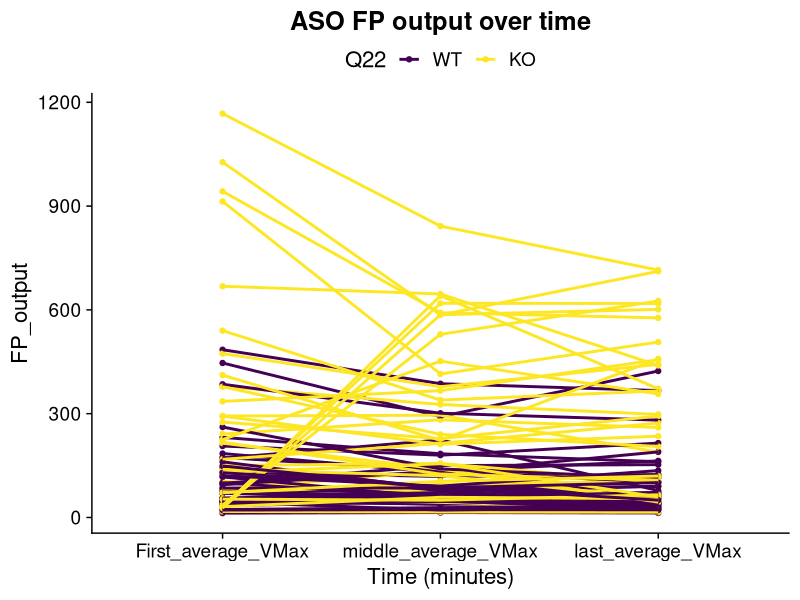
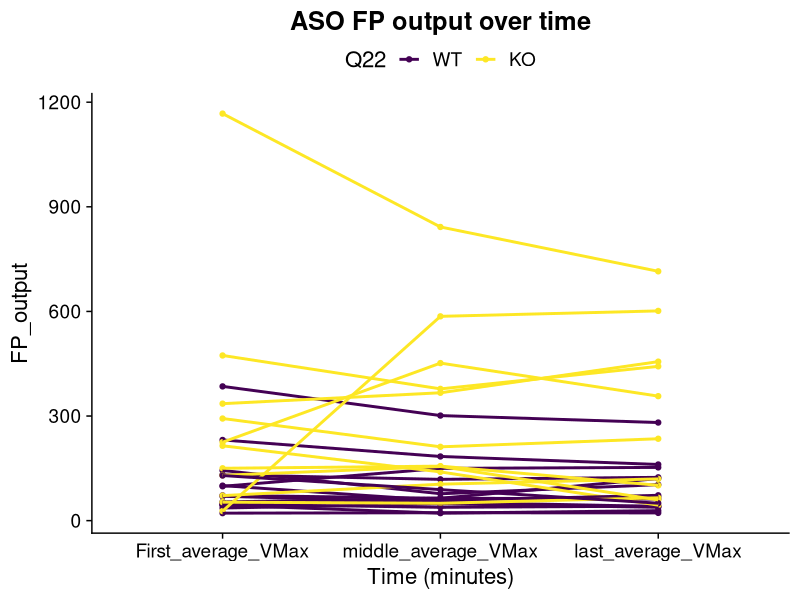
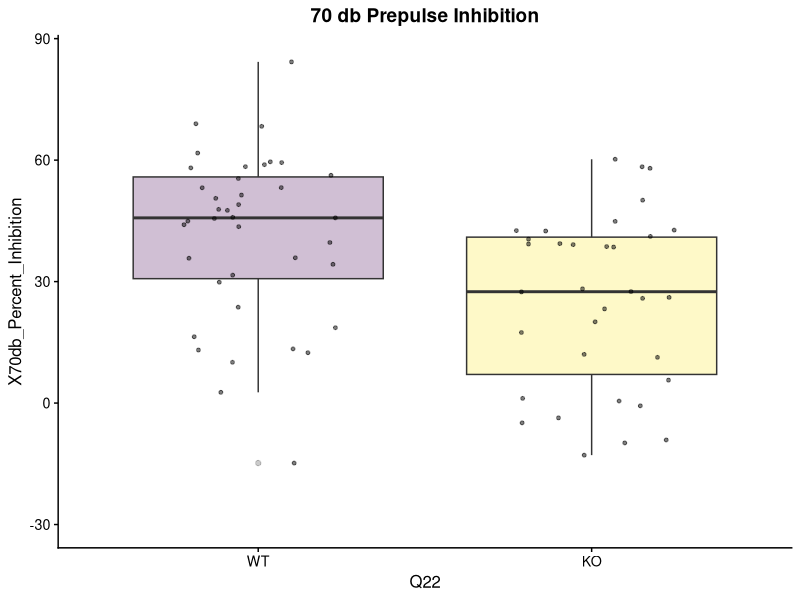
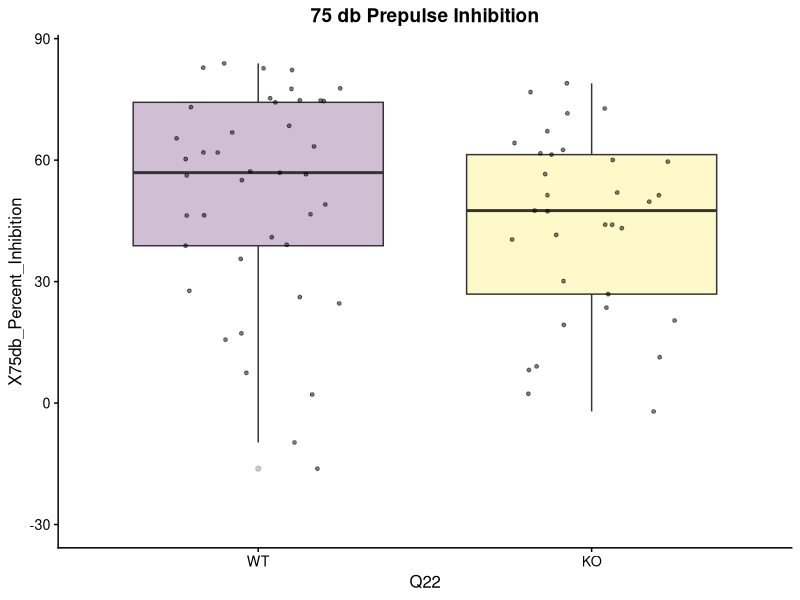
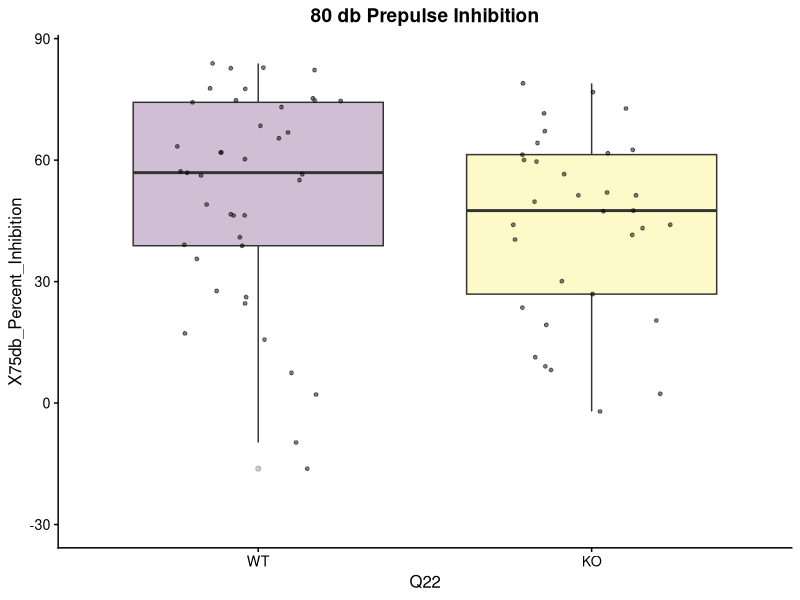
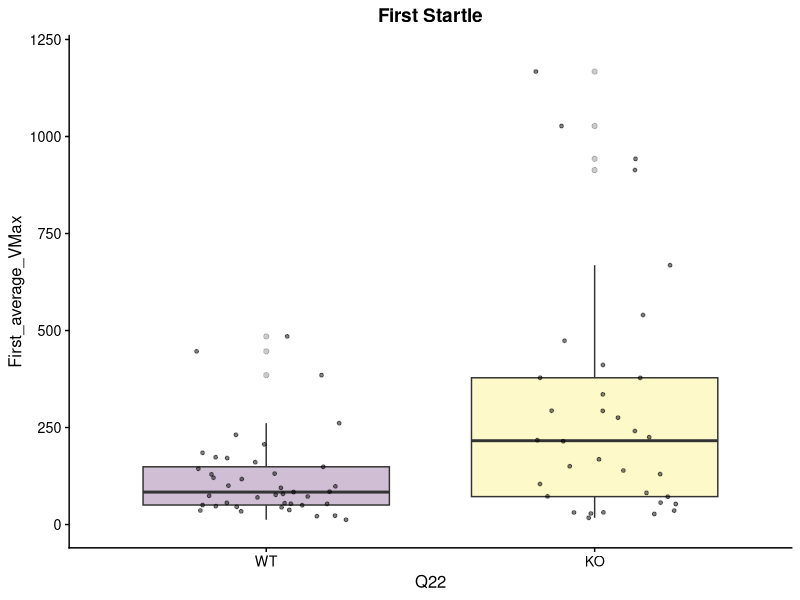
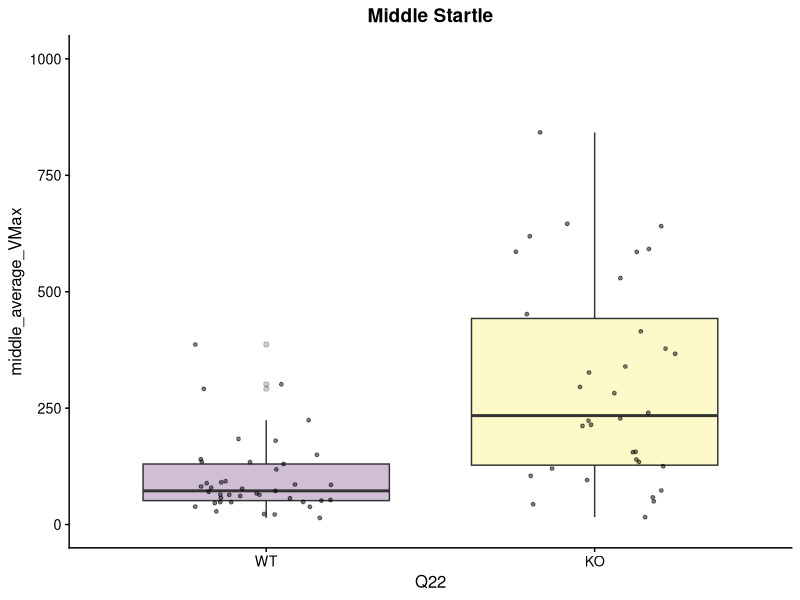
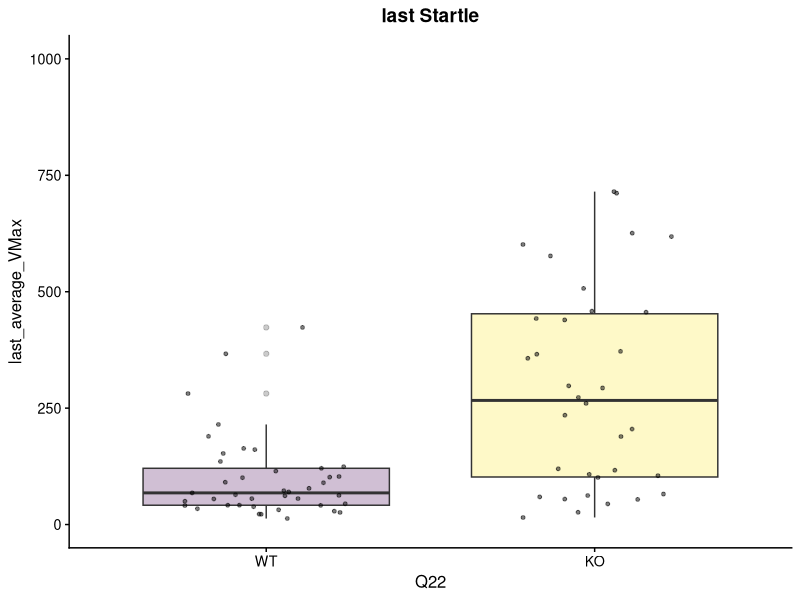

These charts were generated, in order, by the following R code: (Note: this script raises an error after producing the figures.)
library(ggplot2)
library(rlang)
library(cowplot)
library(viridis)
library(tidyr)
library(dplyr)

data<-read.csv("../Startle_PPI_Analysis - Analysis.csv", header=TRUE)
data$SLC_Genotype<-data$SLC
data$SLC_Genotype <- factor(data$SLC_Genotype, levels=c("WT", "HET", "MUT"))
data$Q22 <- factor(data$Q22, levels=c("WT","KO"))
data_long <- pivot_longer(data, 
                          cols = ends_with("VMax"), 
                          names_to = "Stage", 
                          values_to = "Startle_Response")
data_long$Stage <- factor(data_long$Stage,levels=c("First_average_VMax","middle_average_VMax", "last_average_VMax"))

generate_boxplots <- function(input_data, X, Y, min,max){
  data<-as.data.frame(input_data)
  
  ggplot(data=data,aes(x={{X}},y={{Y}}, fill={{X}})) + 
    #geom_violin(alpha=0.25,position=position_dodge(width=.75),size=1,color="black",draw_quantiles=c(0.5))+
    geom_boxplot(alpha=0.25)+
    scale_fill_viridis_d()+
    geom_point(size=1,position=position_jitter(width=0.25),alpha=0.5)+
    theme_cowplot(12) +
    ylim(min,max)+ 
    #facet_grid(~Sex)+    
    theme(legend.position = "none")
  
}
## First middle and last startle over time by Q22 
pos <- data_long %>% filter(Q22=="KO")
neg <- data_long %>% filter(Q22=="WT")

data_long_slcwt <- data_long %>% filter(SLC_Genotype=="WT")

posvneg <- ggplot(data_long, aes(x = Stage, y = Startle_Response, group = Q22, color = Q22)) +
  geom_point(aes(group = MouseID)) + 
  geom_line(aes(group = MouseID,color=Q22),size=1)+
  labs(x = "Time (minutes)", y = "FP_output") +
  scale_color_viridis_d()  +
  theme_cowplot(16) + 
  ggtitle("ASO FP output over time") + 
  theme(legend.position = "top",legend.justification = "center",legend.title = element_text(hjust = 0.5))+
  theme(plot.title = element_text(hjust = 0.5))
posvneg 

posvneg_slcwt <- ggplot(data_long_slcwt, aes(x = Stage, y = Startle_Response, group = Q22, color = Q22)) +
  geom_point(aes(group = MouseID)) + 
  geom_line(aes(group = MouseID,color=Q22),size=1)+
  labs(x = "Time (minutes)", y = "FP_output") +
  scale_color_viridis_d()  +
  theme_cowplot(16) + 
  ggtitle("ASO FP output over time") + 
  theme(legend.position = "top",legend.justification = "center",legend.title = element_text(hjust = 0.5))+
  theme(plot.title = element_text(hjust = 0.5))
posvneg_slcwt

## Startle PPI on full dataset --
summary(data$X70db_Percent_Inhibition)
db70 <-generate_boxplots(data, Q22, X70db_Percent_Inhibition,-30,85) +
  ggtitle("70 db Prepulse Inhibition")+
  theme(plot.title = element_text(hjust = 0.5))
db70

db75 <-generate_boxplots(data, Q22, X75db_Percent_Inhibition,-30,85) +
  ggtitle("75 db Prepulse Inhibition")+
  theme(plot.title = element_text(hjust = 0.5))
db75

db80 <-generate_boxplots(data, Q22, X75db_Percent_Inhibition,-30,85) +
  ggtitle("80 db Prepulse Inhibition")+
  theme(plot.title = element_text(hjust = 0.5))
db80

summary(data$First_average_VMax)
first_startle <-generate_boxplots(data, Q22, First_average_VMax, 0,1200) +
  ggtitle("First Startle")+
  theme(plot.title = element_text(hjust = 0.5))
first_startle

summary(data$middle_average_VMax)
middle_startle <-generate_boxplots(data, Q22, middle_average_VMax, 0,1000) +
  ggtitle("Middle Startle")+
  theme(plot.title = element_text(hjust = 0.5))
middle_startle

summary(data$last_average_VMax)
last_startle <-generate_boxplots(data, Q22, last_average_VMax, 0,1000) +
  ggtitle("last Startle")+
  theme(plot.title = element_text(hjust = 0.5))
last_startle

## Startle PPI on full dataset by SLC Genotype --
summary(data$X70db_Percent_Inhibition)
db70 <-generate_boxplots(data, SLC_Genotype, X70db_Percent_Inhibition,-30,85) +
  ggtitle("70 db Prepulse Inhibition")+
  theme(plot.title = element_text(hjust = 0.5)) + 
  facet_wrap(~Q22)
db70

db75 <-generate_boxplots(data, SLC_Genotype, X75db_Percent_Inhibition,-30,85) +
  ggtitle("75 db Prepulse Inhibition")+
  theme(plot.title = element_text(hjust = 0.5))+
  facet_wrap(~Q22)
db75

db80 <-generate_boxplots(data, SLC_Genotype, X75db_Percent_Inhibition,-30,85) +
  ggtitle("80 db Prepulse Inhibition")+
  theme(plot.title = element_text(hjust = 0.5)) + 
  facet_wrap(~Q22)
db80

summary(data$First_average_VMax)
first_startle <-generate_boxplots(data, SLC_Genotype, First_average_VMax, 0,1200) +
  ggtitle("First Startle")+
  theme(plot.title = element_text(hjust = 0.5))+
  facet_wrap(~Q22)
first_startle

summary(data$middle_average_VMax)
middle_startle <-generate_boxplots(data, SLC_Genotype, middle_average_VMax, 0,1000) +
  ggtitle("Middle Startle")+
  theme(plot.title = element_text(hjust = 0.5))+
  facet_wrap(~Q22)
middle_startle

summary(data$last_average_VMax)
last_startle <-generate_boxplots(data, SLC_Genotype, last_average_VMax, 0,1000) +
  ggtitle("last Startle")+
  theme(plot.title = element_text(hjust = 0.5))+
  facet_wrap(~Q22)
last_startle

## Startle PPI on only SLC WT mice
data_slcwt <- data %>% filter(SLC_Genotype=="WT")
summary(data_slcwt$X70db_Percent_Inhibition)
db70_slcwt <-generate_boxplots(data_slcwt, Q22, X70db_Percent_Inhibition,-36,85) +
  ggtitle("70 db")+
  theme(plot.title = element_text(hjust = 0.5)) +
  labs(x="", y="% Prepulse Inhibition")
db70_slcwt

db75_slcwt <-generate_boxplots(data_slcwt, Q22, X75db_Percent_Inhibition,-36,85) +
  ggtitle("75 db")+
  theme(plot.title = element_text(hjust = 0.5))+
  labs(x="", y="% Prepulse Inhibition")
db75_slcwt 

db80_slcwt <-generate_boxplots(data_slcwt, Q22, X75db_Percent_Inhibition,-36,85) +
  ggtitle("80 db")+
  theme(plot.title = element_text(hjust = 0.5))+
  labs(x="", y="% Prepulse Inhibition")
db80_slcwt

summary(data$First_average_VMax)
startle_slcwt <-generate_boxplots(data_slcwt, Q22, First_average_VMax, 0,800) +
  ggtitle("First Startle")+
  theme(plot.title = element_text(hjust = 0.5))+
  labs(x="", y="Average VMax")
startle_slcwt

summary(data$middle_average_VMax)
middle_startle_slcwt <-generate_boxplots(data_slcwt, Q22, middle_average_VMax, 0,800) +
  ggtitle("Middle Startle")+
  theme(plot.title = element_text(hjust = 0.5))+
  labs(x="", y="Average VMax")
middle_startle_slcwt

last_startle_slcwt <-generate_boxplots(data_slcwt, Q22, last_average_VMax, 0,800) +
  ggtitle("Last Startle")+
  theme(plot.title = element_text(hjust = 0.5))+
  labs(x="", y="Average VMax")
last_startle_slcwt


plot_grid(startle_slcwt, middle_startle_slcwt, last_startle_slcwt,
          db70_slcwt, db75_slcwt,db80_slcwt, labels=c("A","B","C","D","E", "F"))


## Parametric Stats for SLC WT only --
lm1 <- lm(First_average_VMax ~ Sex+ Q22, data = data_slcwt)
summary(lm1)

wilcox.test(First_average_VMax~Q22,data_slcwt )

lm2 <- lm(X70db_Percent_Inhibition ~ Litter+ Sex + Q22, data = data_slcwt)
summary(lm2)

wilcox.test(X70db_Percent_Inhibition~Q22,data_slcwt )


lm3 <- lm(X75db_Percent_Inhibition ~ Litter+ Sex + Q22, data = data_slcwt)
summary(lm3)

wilcox.test(X75db_Percent_Inhibition~Q22,data_slcwt )

lm4 <- lm(X80db_Percent_Inhibition ~ Litter+ Sex + Q22, data = data_slcwt)
summary(lm4)

wilcox.test(X80db_Percent_Inhibition~Q22,data_slcwt )

lm5 <- lm(middle_average_VMax ~Sex +Q22, data = data_slcwt)
summary(lm5)
wilcox.test(middle_average_VMax~Q22,data_slcwt )


lm6 <- lm(last_average_VMax ~Sex + Q22, data = data_slcwt)
summary(lm6)
wilcox.test(last_average_VMax~Q22,data_slcwt )



# Save outputs -
sink("Buried_Food_Pellet_Stats.md")
cat("\n\nSummary for all data:\n")
print(summary(lm1))
cat("\n\nSummary for interaction:\n")
print(summary(interact))
cat("\n\nSummary for Tg Neg:\n")
print(summary(lm3))
cat("\n\nSummary for Tg Pos:\n")
print(summary(lm2))
cat("\n\nSummary for Females Tg Neg:\n")
print(summary(lm4))
cat("\n\nSummary for Females Tg Pos:\n")
print(summary(lm5))
cat("\n\nSummary for Males Tg Neg:\n")
print(summary(lm6))
cat("\n\nSummary for Males Tg Pos:\n")
print(summary(lm7))
sink()
